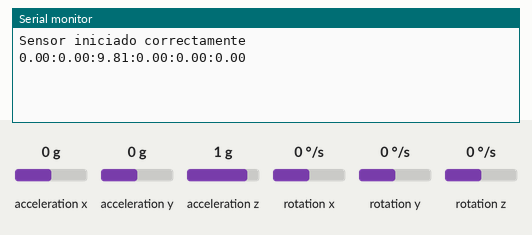
This sketch was run on a simulated Arduino Mega 2560, built with avr-gcc and run on an emulated ATmega2560. On the bench: the last lines printed to the serial monitor. The test bench sets the inputs (shaded band); at power-on: acceleration x 0 g, acceleration y 0 g, acceleration z 1 g, rotation x 0 °/s, rotation y 0 °/s, rotation z 0 °/s.

Above: at 1.2 s.
1.3 s: acceleration x set to -1.4 g
At 2.4 s:
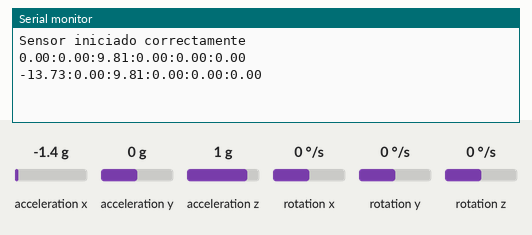
3.6 s: acceleration y set to -1.4 g
At 5.3 s:
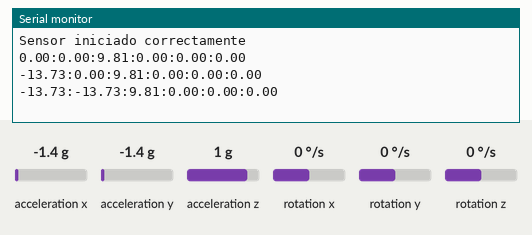
5.9 s: acceleration z set to -1.4 g
At 7.0 s:
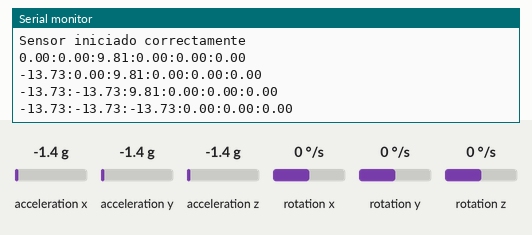
8.2 s: rotation x set to -192 °/s
At 10.4 s:
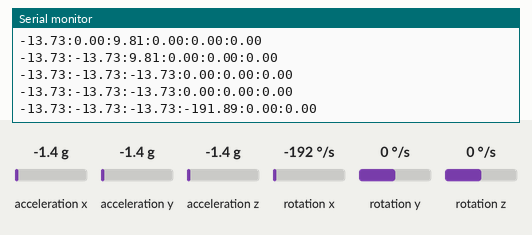
10.5 s: rotation y set to -192 °/s
At 13.4 s:
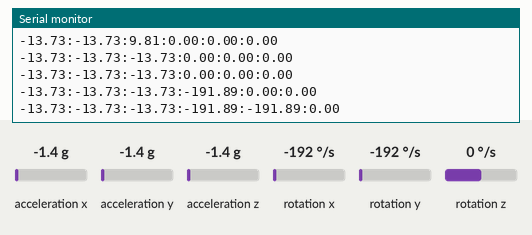

The sketch:

Reto_Bajo_nivel_IMU.ino
```cpp
/*Programa para leer los datos de un IMU (MPU6050) con interfaz I2C y enviar la información en un string mediante comunicación UART

  Ecudería de Robótica del CEM - Equipo de Drones

  Autores: Bruno Sánchez García        - A01378960 - MN-A
           Maximiliano De La Cruz Lima - A01798048 - IRS
           Ricardo Medina Nolasco      - A01745656 - IRS
  Versión 1.0 - 29/04/2024
*/

#include <I2Cdev.h>
#include <MPU6050.h>
#include <Wire.h>

MPU6050 sensor;

int ax, ay, az;
int gx, gy, gz;

void setup() {
  Serial.begin(9600);
  Serial1.begin(9600);    // Cambiado para coincidir con la velocidad del receptor
  Wire.begin();
  sensor.initialize();

  if (sensor.testConnection()) Serial.println("Sensor iniciado correctamente");
  else Serial.println("Error al iniciar el sensor");
}

void loop() {
   sensor.getAcceleration(&ax, &ay, &az);
  sensor.getRotation(&gx, &gy, &gz);
  float ax_m_s2 = ax * (9.81/16384.0);
  float ay_m_s2 = ay * (9.81/16384.0);
  float az_m_s2 = az * (9.81/16384.0);
  float gx_deg_s = gx * (250.0/32768.0);
  float gy_deg_s = gy * (250.0/32768.0);
  float gz_deg_s = gz * (250.0/32768.0);

  // Formatear los datos como una cadena delimitada por dos puntos
  String dataString = String(ax_m_s2, 2) + ":" + String(ay_m_s2, 2) + ":" + String(az_m_s2, 2) + ":" +
                      String(gx_deg_s, 2) + ":" + String(gy_deg_s, 2) + ":" + String(gz_deg_s, 2);

  Serial.println(dataString);
  Serial1.println(dataString);  // Enviar la cadena formateada al otro Arduino

  delay(2000); // Ajustar según sea necesario para la velocidad de transmisión deseada
}
```

Measured:
- after the input at 1.3 s, the serial monitor: prints a new line after 0.71 s (image 1)
- after the input at 3.6 s, the serial monitor: prints a new line after 0.42 s (image 2)
- after the input at 5.9 s, the serial monitor: prints a new line after 0.12 s (image 3)
- after the input at 8.2 s, the serial monitor: prints a new line after 1.8 s (image 4)
- after the input at 10.5 s, the serial monitor: prints a new line after 1.5 s (image 5)
